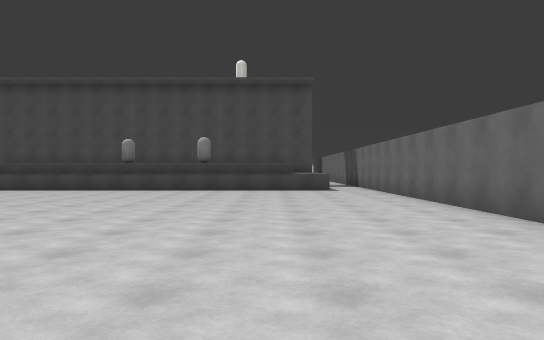
view 1 (above)

16 first-person views from a walk through a Unity game level. The camera is 1.3 m above the floor, looks level and sees 70° across. The floor is counted in squares, 2 m on a side. Each view is taken from the middle of a square. On the plan, view 1 faces up. The plan holds only what a view shows up to about 11 squares ahead; the rest is blank. Surface patterns are stand-ins for the level's own textures.

view 2
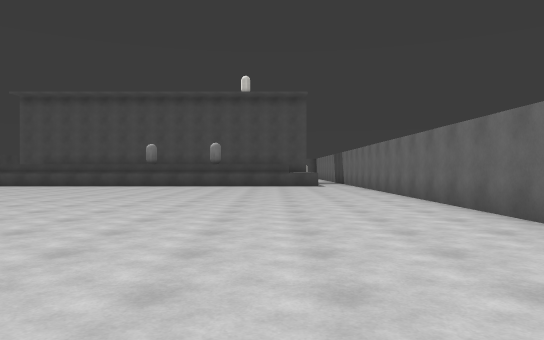

view 3
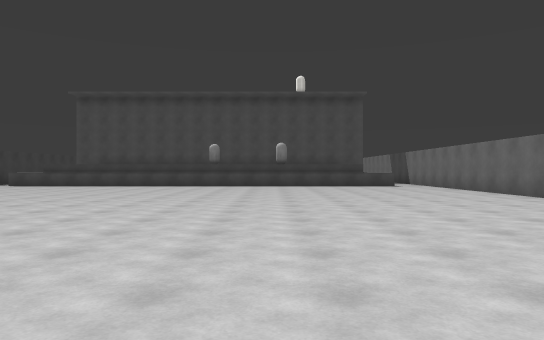

view 4
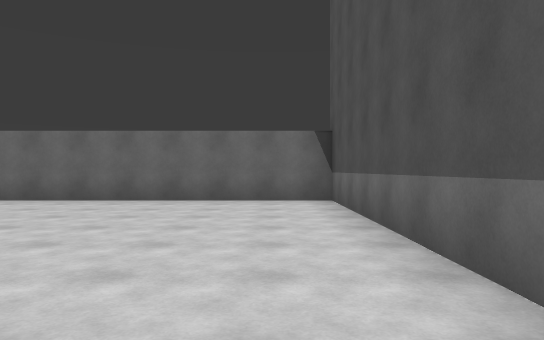

view 5
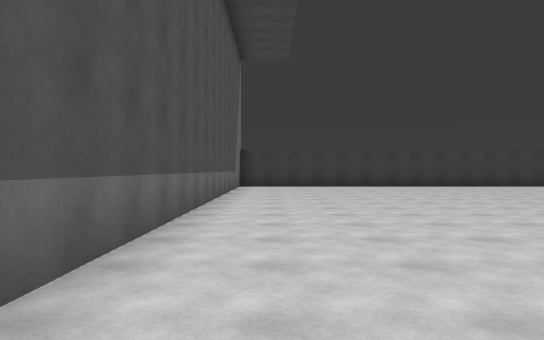

view 6
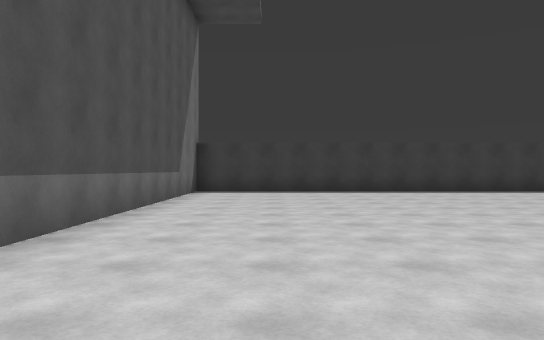

view 7
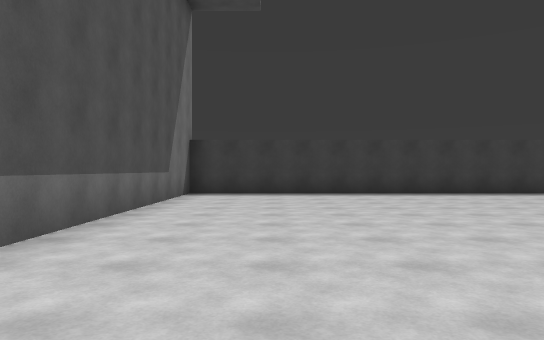

view 8
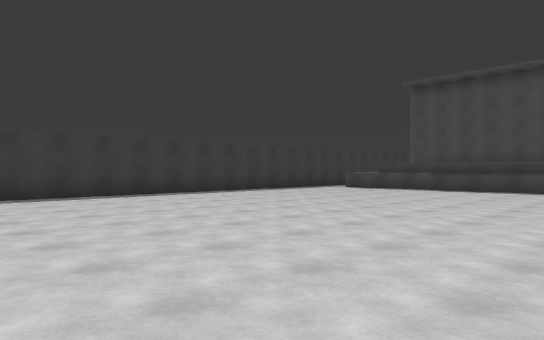

view 9
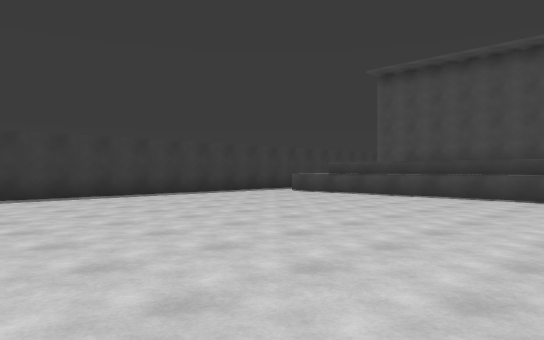

view 10
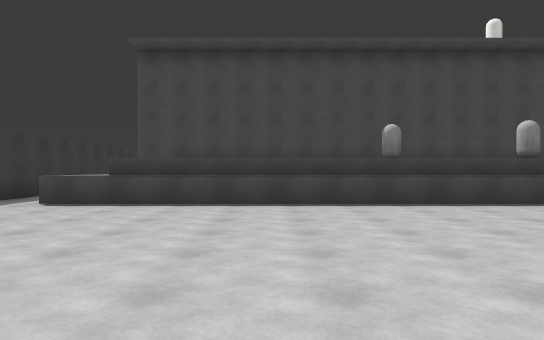

view 11
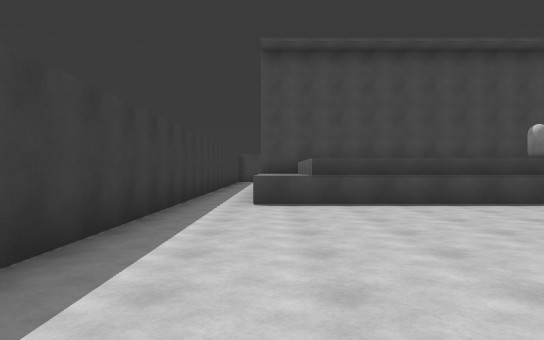

view 12
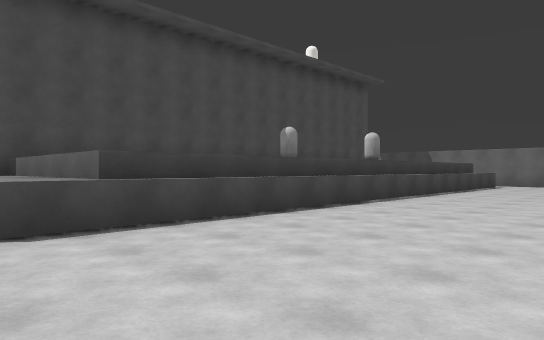

view 13
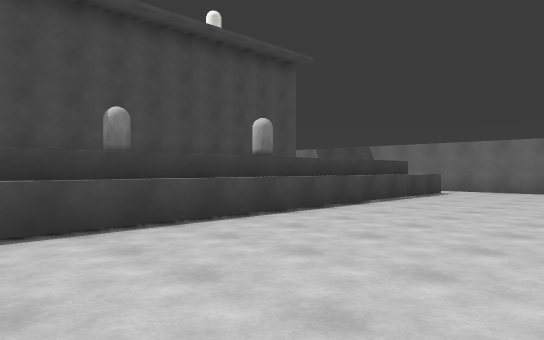

view 14
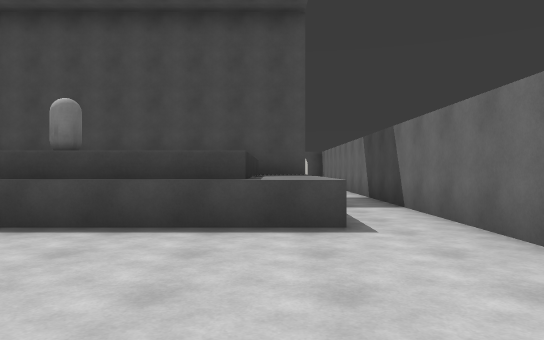

view 15
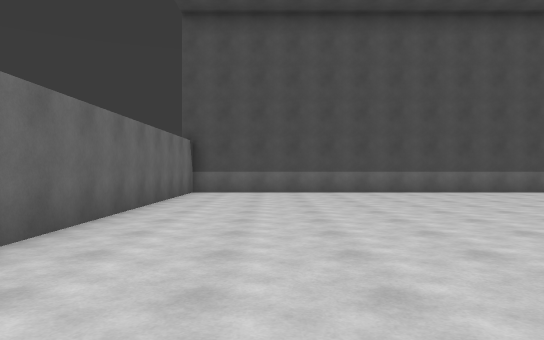

view 16
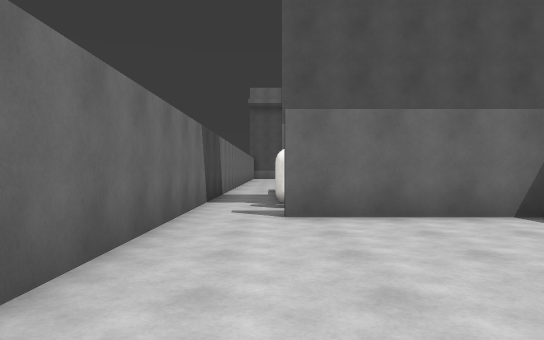

### Floor plan
Points are (right, up) in squares from view 1. A wall is a line through its corners. A room is listed if a view was taken in it or the views show most of it. See-through windows are left out.
Room 1 (views 1, 2, 3, 4, 5, 6, 7, 8, 9, 10, 11, 12, 13, 14, 15)
walls: (0.8, 12.7) (-12.2, 12.7) (-12.2, 17.2); (1.9, 12.3) (-13.4, 12.3); (-14.8, 16) (-14.8, -3.3) (3.3, -3.3) (3.3, 19.4)
ways out: opening at (2.5, 19) to room 2
objects: capsule (2, 18)
Room 2 (view 16)
walls: (3.3, 19.4) (3.3, 23.2); (-1.8, 19.7) (1.9, 19.7)
ways out: opening at (2.5, 19) to room 1

Positions as (right, up) in squares from view 1, and headings:
1: (0, 0), facing up
2: (0, -3), facing up
3: (-3, -3), facing up
4: (-5, -2), facing right
5: (1, -2), facing left
6: (-3, -1), facing left
7: (-4, -1), facing left
8: (-5, 0), facing up-left
9: (-5, 3), facing up-left
10: (-9, 5), facing up
11: (-13, 5), facing up
12: (-14, 8), facing up-right
13: (-9, 8), facing up-right
14: (1, 8), facing up
15: (1, 8), facing down
16: (2, 25), facing down
